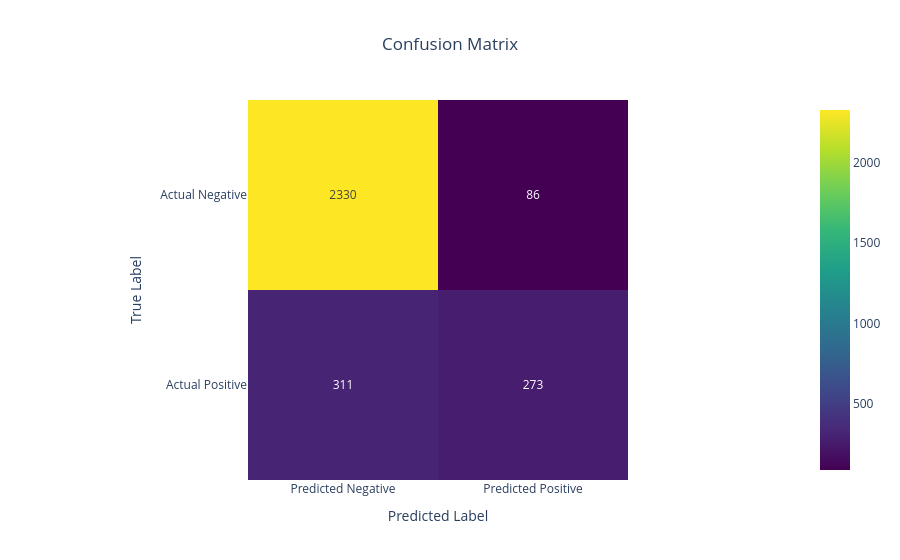

The cell this chart's notebook holds for it:
### Code cell
cm_df = pd.DataFrame(cm_ran, index=['Actual Negative', 'Actual Positive'], 
                     columns=['Predicted Negative', 'Predicted Positive'])

fig = px.imshow(cm_df, 
                text_auto=True, 
                color_continuous_scale="Viridis", 
                title="Confusion Matrix")

fig.update_layout(
    title={
        'text': "Confusion Matrix",
        'x': 0.5, 
        'xanchor': 'center' 
    },
    
    xaxis_title="Predicted Label",
    yaxis_title="True Label",
    coloraxis_showscale=True
)
fig.show()

### Figure 1 — Plotly figure (JSON) as saved in the notebook; plotly's stock layout.template omitted (floating-point values rounded to 4 significant figures)
{"data": [{"coloraxis": "coloraxis", "hovertemplate": "x: %{x}<br>y: %{y}<br>color: %{z}<extra></extra>", "name": "0", "texttemplate": "%{z}", "type": "heatmap", "x": ["Predicted Negative", "Predicted Positive"], "xaxis": "x", "y": ["Actual Negative", "Actual Positive"], "yaxis": "y", "z": [[2330, 86], [311, 273]]}], "layout": {"coloraxis": {"colorscale": [[0, "#440154"], [0.1111, "#482878"], [0.2222, "#3e4989"], [0.3333, "#31688e"], [0.4444, "#26828e"], [0.5556, "#1f9e89"], [0.6667, "#35b779"], [0.7778, "#6ece58"], [0.8889, "#b5de2b"], [1, "#fde725"]], "showscale": true}, "title": {"text": "Confusion Matrix", "x": 0.5, "xanchor": "center"}, "xaxis": {"anchor": "y", "constrain": "domain", "domain": [0, 1], "scaleanchor": "y", "title": {"text": "Predicted Label"}}, "yaxis": {"anchor": "x", "autorange": "reversed", "constrain": "domain", "domain": [0, 1], "title": {"text": "True Label"}}}}
